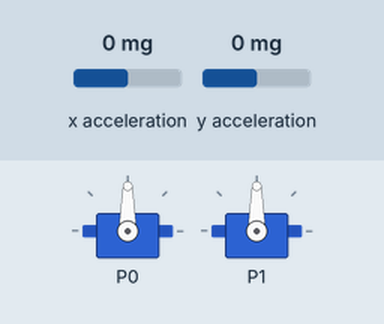
A program run on a simulated BBC micro:bit (MakeCode). Parts: 2 × servo. The test bench sets the inputs (shaded band); at power-on: x acceleration 0 mg, y acceleration 0 mg.

Above: at 1.2 s.
1.3 s: x acceleration set to -143 mg
2.8 s: x acceleration set to -161 mg
At 3.25 s:
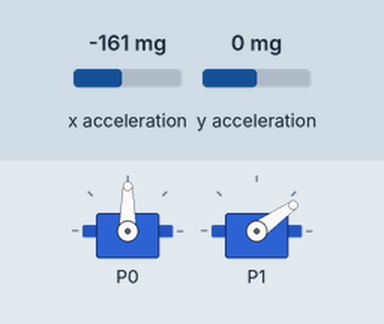
At 4.3 s:
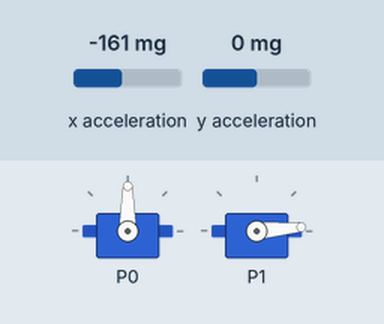
4.9 s: y acceleration set to -139 mg
6.4 s: y acceleration set to -166 mg
At 7.6 s:
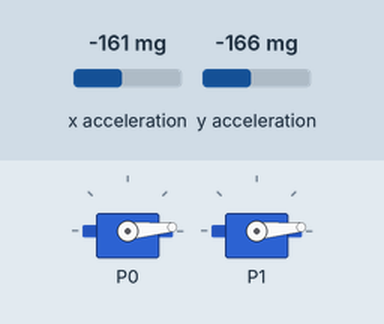
8.5 s: x acceleration set to 137 mg
10.0 s: x acceleration set to 158 mg
At 12.7 s:
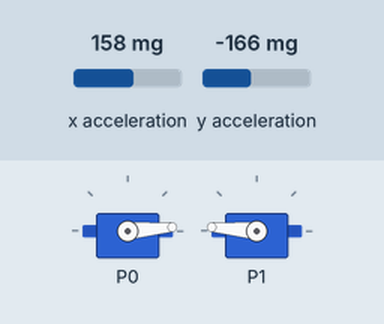
Timing chart, 0 to 14.0 s (numbered marks = the images above; inputs shaded):
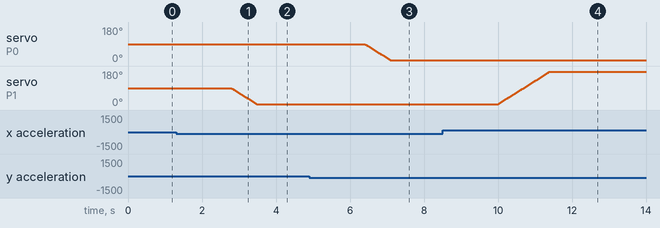

The program:

main.ts
```typescript
let angle_0 = 90
let angle1 = 90
servos.P0.setAngle(angle_0)
servos.P1.setAngle(angle1)
basic.forever(function () {
    if (input.acceleration(Dimension.Y) >= 150 && angle_0 < 175) {
        angle_0 += 2.5
        servos.P0.setAngle(angle_0)
    } else if (input.acceleration(Dimension.Y) <= -150 && angle_0 > 5) {
        angle_0 += -2.5
        servos.P0.setAngle(angle_0)
    } else {
        servos.P0.stop()
    }
})
basic.forever(function () {
    if (input.acceleration(Dimension.X) >= 150 && angle1 < 175) {
        angle1 += 2.5
        servos.P1.setAngle(angle1)
    } else if (input.acceleration(Dimension.X) <= -150 && angle1 > 5) {
        angle1 += -2.5
        servos.P1.setAngle(angle1)
    } else {
        servos.P1.stop()
    }
})
```

test.ts
```typescript
// les tests vont ici ; cela ne sera pas compilé si ce paquet est utilisé en tant qu'extension.
```

Measured:
- the behaviour switches between -149 and -150 mg on x acceleration (found by bisection; images 0 and 1)
- the behaviour switches between -149 and -150 mg on y acceleration (found by bisection; images 2 and 3)
- the behaviour switches between 149 and 150 mg on x acceleration (found by bisection; images 3 and 4)
- after the input at 1.3 s, every drawn part: stays the same
- after the input at 2.8 s, servo on P1: moves from 90° to 5° over 0.67 s, starting at once
- after the input at 4.9 s, every drawn part: stays the same
- after the input at 6.4 s, servo on P0: moves from 90° to 5° over 0.67 s, starting at once
- after the input at 8.5 s, every drawn part: stays the same
- after the input at 10.0 s, servo on P1: moves from 5° to 175° over 1.4 s, starting at once
